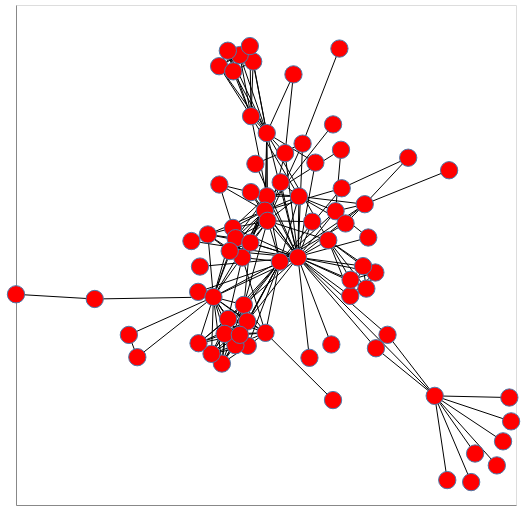

Notebook cell for this chart:
### Markdown cell above
## Your Turn

  1. Add [eigenvector centrality](https://networkx.github.io/documentation/stable/reference/algorithms/generated/networkx.algorithms.centrality.eigenvector_centrality.html#networkx.algorithms.centrality.eigenvector_centrality) to the node atttributes. Print out the top ten characters based on this centraility measure. 
  2. Draw the graph using the `shell_layout` and the nodes having the same color and shape.  Mouseover will give the name. 
  3. Draw the graph using the `shell_layout` and add encoding `node_size` according to eigenvector centrality and color according to the group. Mouseover will give the name.

### Code cell
nxa.draw_networkx(G, node_tooltip='name').properties(width=500, height=500)

### Figure 1 — Vega-Lite specification as saved in the notebook (floating-point values rounded to 4 significant figures; data arrays with more than 128 entries replaced by an {"elided": "..."} marker saying what was removed)
{"config": {"view": {"continuousWidth": 400, "continuousHeight": 300}}, "layer": [{"data": {"name": "data-3005dfa7a8bf2073f93b2ef68317143d"}, "mark": {"type": "line", "color": "black", "opacity": 1, "strokeWidth": 1}, "encoding": {"detail": {"field": "edge", "type": "quantitative"}, "x": {"axis": {"grid": false, "labels": false, "ticks": false, "title": ""}, "field": "x", "type": "quantitative"}, "y": {"axis": {"grid": false, "labels": false, "ticks": false, "title": ""}, "field": "y", "type": "quantitative"}}}, {"data": {"name": "data-82b2cce5082c1e5c391ab2d0c1ab4127"}, "mark": {"type": "point", "fill": "red", "opacity": 1, "size": 300, "strokeWidth": 1.0}, "encoding": {"tooltip": {"field": "name", "type": "nominal"}, "x": {"axis": {"grid": false, "labels": false, "ticks": false}, "field": "x", "type": "quantitative"}, "y": {"axis": {"grid": false, "labels": false, "ticks": false}, "field": "y", "type": "quantitative"}}}], "height": 500, "width": 500, "$schema": "https://vega.github.io/schema/vega-lite/v4.17.0.json", "datasets": {"data-3005dfa7a8bf2073f93b2ef68317143d": {"elided": "508 records"}, "data-82b2cce5082c1e5c391ab2d0c1ab4127": [{"x": 0.5073, "group": 1, "name": "Myriel", "between": 0.1768, "degree": 10, "y": -0.4508}, {"x": 0.6386, "group": 1, "name": "Napoleon", "between": 0.0, "degree": 1, "y": -0.7266}, {"x": 0.3375, "group": 1, "name": "Mlle.Baptistine", "between": 0.0, "degree": 3, "y": -0.2554}, {"x": 0.2959, "group": 1, "name": "Mme.Magloire", "between": 0.0, "degree": 3, "y": -0.2984}, {"x": 0.776, "group": 1, "name": "CountessdeLo", "between": 0.0, "degree": 1, "y": -0.4561}, {"x": 0.6527, "group": 1, "name": "Geborand", "between": 0.0, "degree": 1, "y": -0.6353}, {"x": 0.7534, "group": 1, "name": "Champtercier", "between": 0.0, "degree": 1, "y": -0.5963}, {"x": 0.5525, "group": 1, "name": "Cravatte", "between": 0.0, "degree": 1, "y": -0.7202}, {"x": 0.7824, "group": 1, "name": "Count", "between": 0.0, "degree": 1, "y": -0.5324}, {"x": 0.731, "group": 1, "name": "OldMan", "between": 0.0, "degree": 1, "y": -0.6733}, {"x": -0.3377, "group": 2, "name": "Labarre", "between": 0.0, "degree": 1, "y": -0.03699}, {"x": 0.01509, "group": 2, "name": "Valjean", "between": 0.57, "degree": 36, "y": -0.007457}, {"x": 0.07775, "group": 3, "name": "Marguerite", "between": 0.0, "degree": 2, "y": 0.2955}, {"x": 0.05636, "group": 2, "name": "Mme.deR", "between": 0.0, "degree": 1, "y": -0.329}, {"x": -0.3442, "group": 2, "name": "Isabeau", "between": 0.0, "degree": 1, "y": -0.118}, {"x": 0.1351, "group": 2, "name": "Gervais", "between": 0.0, "degree": 1, "y": -0.2863}, {"x": -0.1537, "group": 3, "name": "Tholomyes", "between": 0.04063, "degree": 9, "y": 0.4443}, {"x": -0.1461, "group": 3, "name": "Listolier", "between": 0.0, "degree": 7, "y": 0.6191}, {"x": -0.2688, "group": 3, "name": "Fameuil", "between": 0.0, "degree": 7, "y": 0.6041}, {"x": -0.1947, "group": 3, "name": "Blacheville", "between": 0.0, "degree": 7, "y": 0.6398}, {"x": -0.2374, "group": 3, "name": "Favourite", "between": 0.0, "degree": 7, "y": 0.6537}, {"x": -0.158, "group": 3, "name": "Dahlia", "between": 0.0, "degree": 7, "y": 0.6685}, {"x": -0.218, "group": 3, "name": "Zephine", "between": 0.0, "degree": 7, "y": 0.5878}, {"x": -0.09721, "group": 3, "name": "Fantine", "between": 0.1296, "degree": 15, "y": 0.3902}, {"x": -0.0966, "group": 4, "name": "Mme.Thenardier", "between": 0.029, "degree": 11, "y": 0.188}, {"x": -0.1042, "group": 4, "name": "Thenardier", "between": 0.0749, "degree": 16, "y": 0.1418}, {"x": 0.01843, "group": 5, "name": "Cosette", "between": 0.0238, "degree": 11, "y": 0.1875}, {"x": -0.09431, "group": 4, "name": "Javert", "between": 0.05433, "degree": 17, "y": 0.1094}, {"x": 0.03171, "group": 0, "name": "Fauchelevent", "between": 0.02649, "degree": 4, "y": 0.3563}, {"x": 0.1242, "group": 2, "name": "Bamatabois", "between": 0.008041, "degree": 8, "y": 0.04722}, {"x": -0.001173, "group": 3, "name": "Perpetue", "between": 0.0, "degree": 2, "y": 0.578}, {"x": -0.03133, "group": 2, "name": "Simplice", "between": 0.00864, "degree": 4, "y": 0.326}, {"x": -0.3685, "group": 2, "name": "Scaufflaire", "between": 0.0, "degree": 1, "y": 0.04468}, {"x": 0.06636, "group": 2, "name": "Woman1", "between": 0.0, "degree": 2, "y": 0.1067}, {"x": 0.2032, "group": 2, "name": "Judge", "between": 0.0, "degree": 6, "y": -0.1309}, {"x": 0.2612, "group": 2, "name": "Champmathieu", "between": 0.0, "degree": 6, "y": -0.1076}, {"x": 0.2044, "group": 2, "name": "Brevet", "between": 0.0, "degree": 6, "y": -0.07931}, {"x": 0.2937, "group": 2, "name": "Chenildieu", "between": 0.0, "degree": 6, "y": -0.05611}, {"x": 0.2495, "group": 2, "name": "Cochepaille", "between": 0.0, "degree": 6, "y": -0.03561}, {"x": 0.1727, "group": 4, "name": "Pontmercy", "between": 0.006925, "degree": 3, "y": 0.2136}, {"x": 0.1415, "group": 6, "name": "Boulatruelle", "between": 0.0, "degree": 1, "y": 0.4178}, {"x": -0.1856, "group": 4, "name": "Eponine", "between": 0.01149, "degree": 11, "y": -0.00814}, {"x": -0.2679, "group": 4, "name": "Anzelma", "between": 0.0, "degree": 3, "y": 0.2255}, {"x": -0.1544, "group": 5, "name": "Woman2", "between": 0.0, "degree": 3, "y": 0.2011}, {"x": -0.1382, "group": 0, "name": "MotherInnocent", "between": 0.0, "degree": 2, "y": 0.2915}, {"x": 0.1642, "group": 0, "name": "Gribier", "between": 0.0, "degree": 1, "y": 0.6606}, {"x": -1.0, "group": 7, "name": "Jondrette", "between": 0.0, "degree": 1, "y": -0.1258}, {"x": -0.7166, "group": 7, "name": "Mme.Burgon", "between": 0.02632, "degree": 2, "y": -0.1408}, {"x": -0.2893, "group": 8, "name": "Gavroche", "between": 0.1651, "degree": 22, "y": -0.1344}, {"x": 0.1504, "group": 5, "name": "Gillenormand", "between": 0.02021, "degree": 7, "y": 0.1403}, {"x": 0.17, "group": 5, "name": "Magnon", "between": 0.0002172, "degree": 2, "y": 0.3366}, {"x": 0.2556, "group": 5, "name": "Mlle.Gillenormand", "between": 0.0476, "degree": 7, "y": 0.1625}, {"x": 0.4119, "group": 5, "name": "Mme.Pontmercy", "between": 0.0003509, "degree": 2, "y": 0.3113}, {"x": 0.5592, "group": 5, "name": "Mlle.Vaubois", "between": 0.0, "degree": 1, "y": 0.2712}, {"x": 0.1864, "group": 5, "name": "Lt.Gillenormand", "between": 0.0, "degree": 4, "y": 0.101}, {"x": -0.05, "group": 8, "name": "Marius", "between": 0.132, "degree": 19, "y": -0.0212}, {"x": 0.2681, "group": 5, "name": "BaronessT", "between": 0.0, "degree": 2, "y": 0.05594}, {"x": -0.1017, "group": 8, "name": "Mabeuf", "between": 0.02766, "degree": 11, "y": -0.2491}, {"x": -0.1797, "group": 8, "name": "Enjolras", "between": 0.04255, "degree": 15, "y": -0.1596}, {"x": -0.1656, "group": 8, "name": "Combeferre", "between": 0.00125, "degree": 11, "y": -0.2909}, {"x": -0.2588, "group": 8, "name": "Prouvaire", "between": 0.0, "degree": 9, "y": -0.3473}, {"x": -0.2102, "group": 8, "name": "Feuilly", "between": 0.00125, "degree": 11, "y": -0.2888}, {"x": -0.2364, "group": 8, "name": "Courfeyrac", "between": 0.005267, "degree": 13, "y": -0.2047}, {"x": -0.2491, "group": 8, "name": "Bahorel", "between": 0.002185, "degree": 12, "y": -0.2523}, {"x": -0.1676, "group": 8, "name": "Bossuet", "between": 0.03075, "degree": 13, "y": -0.2127}, {"x": -0.1943, "group": 8, "name": "Joly", "between": 0.002185, "degree": 12, "y": -0.2555}, {"x": -0.2961, "group": 8, "name": "Grantaire", "between": 0.0001504, "degree": 10, "y": -0.3163}, {"x": 0.1412, "group": 9, "name": "MotherPlutarch", "between": 0.0, "degree": 1, "y": -0.4642}, {"x": -0.219, "group": 4, "name": "Gueulemer", "between": 0.00496, "degree": 10, "y": 0.08666}, {"x": -0.2094, "group": 4, "name": "Babet", "between": 0.00496, "degree": 10, "y": 0.05377}, {"x": -0.1563, "group": 4, "name": "Claquesous", "between": 0.004862, "degree": 10, "y": 0.03951}, {"x": -0.2308, "group": 4, "name": "Montparnasse", "between": 0.003874, "degree": 9, "y": 0.01256}, {"x": -0.04719, "group": 5, "name": "Toussaint", "between": 0.0, "degree": 3, "y": 0.2328}, {"x": -0.5937, "group": 10, "name": "Child1", "between": 0.0, "degree": 2, "y": -0.2557}, {"x": -0.5633, "group": 10, "name": "Child2", "between": 0.0, "degree": 2, "y": -0.327}, {"x": -0.3093, "group": 4, "name": "Brujon", "between": 0.0004386, "degree": 7, "y": 0.06579}, {"x": -0.3429, "group": 8, "name": "Mme.Hucheloup", "between": 0.0, "degree": 7, "y": -0.2823}]}}
